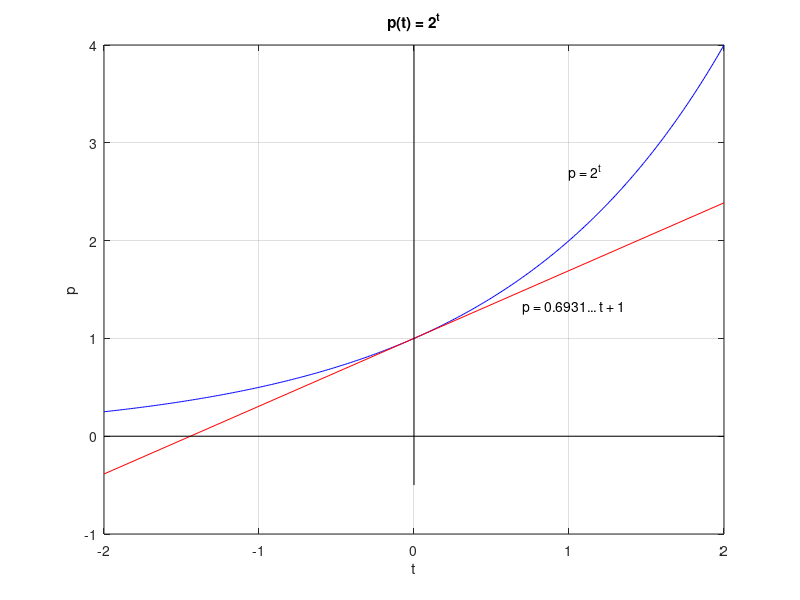

Source code (MATLAB):
close all;

% The graph of  p(t) = 2^t
t = -2:0.01:2;
p = 2.^t;
plot(t,p,'b')
grid on
hold on
text(1, 2.7, 'p = 2^t');

% The graph of the tangente to the curve p=2^t at (t,p)=(0,1).
m = log(2);
t= -2:4:2;
p = m*t + 1;
plot(t,p,'r')
text(0.7, 1.32, 'p = 0.6931... t + 1');

% t axis
t = -2:2:2;
p = 0*t;
plot(t,p,'k');

% p axis
p = -0.5:4.5:4;
t = 0*p;
plot(t,p,'k');

% The title and the labels
xlabel('t')
ylabel('p')
title('p(t) = 2^t')
